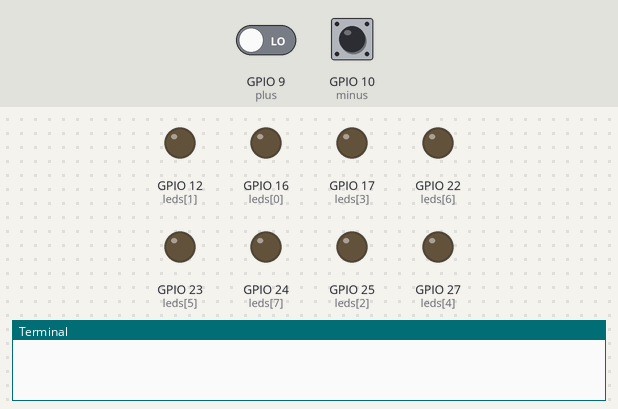
Bench run of a program on a simulated Raspberry Pi (BCM pin numbers). Shown: output pins drawn as LEDs (lit = HIGH), the last lines printed to the terminal. The test bench sets the inputs (shaded band); at power-on: GPIO 9 (plus) LOW, GPIO 10 (minus) LOW.

Above: at 1.2 s.
1.3 s: GPIO 9 (plus) driven HIGH
At 1.8 s:
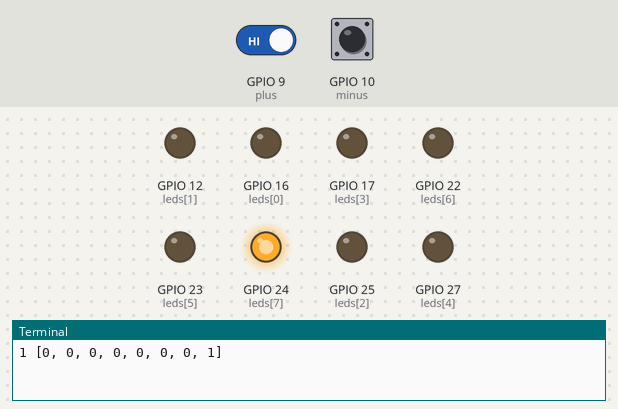
3.0 s: GPIO 10 (minus) driven HIGH
At 4.4 s:
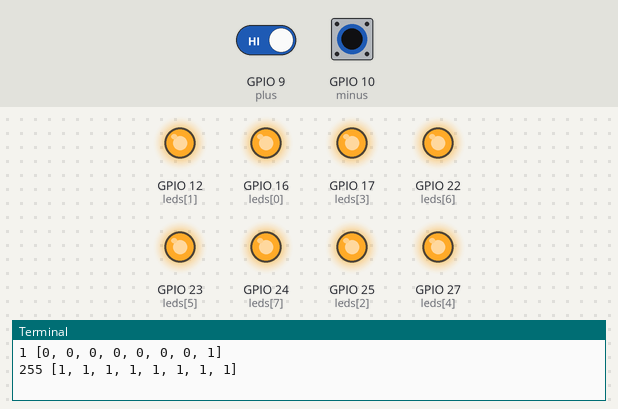
4.7 s: GPIO 9 (plus) driven LOW
At 5.6 s:
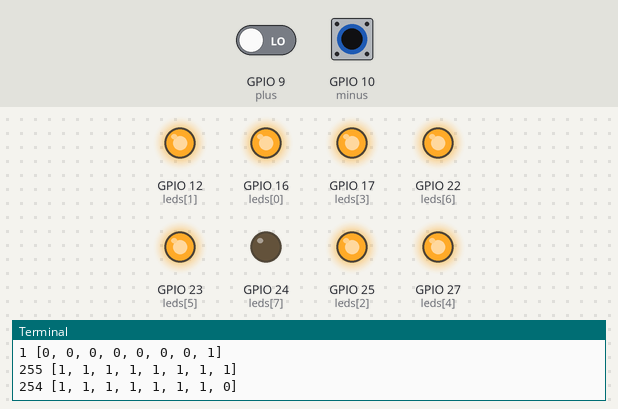
6.4 s: GPIO 10 (minus) pulsed LOW 2 times (0.12 s each, 0.3 s apart)
At 7.9 s:
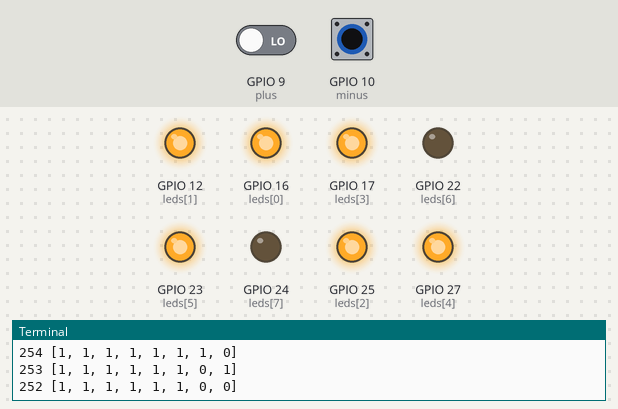
Timing chart, 0 to 9.4 s (numbered marks = the images above; inputs shaded):
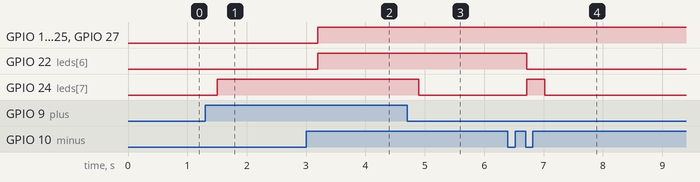

The program:

bin-counter.py
```python
import RPi.GPIO as GPIO
import time
GPIO.setmode(GPIO.BCM)
plus=9
minus=10
GPIO.setup(plus, GPIO.IN)
GPIO.setup(minus, GPIO.IN)
leds=[16, 12, 25, 17, 27, 23, 22, 24]
GPIO.setup(leds, GPIO.OUT)
GPIO.output(leds, 0)
num=0
def dec2bin(value):
    return [int(element) for element in bin(value) [2:].zfill(8)]
sleep_time=0.2
a_b_was=False
a_was=False
b_was=False
while True:
    a=GPIO.input(plus)
    b=GPIO.input(minus)
    if a and b:
        if not a_b_was:
            a_b_was=True
            num=255
            print(num, dec2bin(num))
            time.sleep(sleep_time)
            continue
    else:
        a_b_was=False
        if a:
            if not a_was:
                a_was=True
                num+=1
                if num>255:
                    num=0
                print(num, dec2bin(num))
                time.sleep(sleep_time)
        else:
            a_was=False
        if b:
            if not b_was:
                b_was=True
                num-=1
                if num <0:
                    num=0
                print(num, dec2bin(num))
                time.sleep(sleep_time)
        else:
            b_was=False
    GPIO.output(leds, dec2bin(num))
    
```

Measured:
- after the input at 1.3 s, GPIO 24 (leds[7]): LOW → HIGH after 0.20 s
- after the input at 3.0 s, GPIO 12 (leds[1]), GPIO 16 (leds[0]), GPIO 17 (leds[3]), GPIO 22 (leds[6]), GPIO 23 (leds[5]), GPIO 25 (leds[2]), GPIO 27 (leds[4]): LOW → HIGH after 0.20 s
- after the input at 4.7 s, GPIO 24 (leds[7]): HIGH → LOW after 0.20 s
- after the input at 6.4 s, GPIO 22 (leds[6]): HIGH → LOW after 0.32 s; GPIO 24 (leds[7]): LOW → HIGH after 0.32 s, → LOW 0.30 s later
